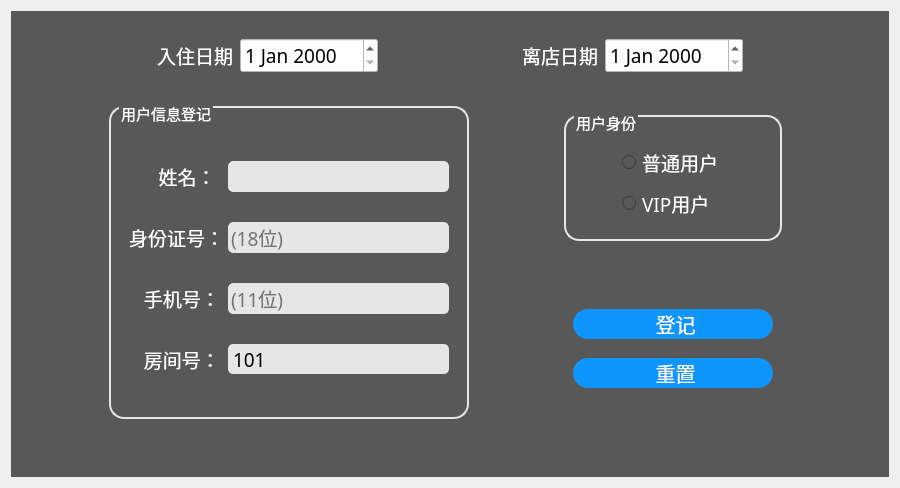
     <widget class="QWidget" name="tab">
      <property name="styleSheet">
       <string notr="true"/>
      </property>
      <attribute name="title">
       <string>登记入住</string>
      </attribute>
      <layout class="QHBoxLayout" name="horizontalLayout_16" stretch="0">
       <item>
        <widget class="QWidget" name="widget_15" native="true">
         <property name="styleSheet">
          <string notr="true">QWidget
{	
	background-color: rgb(88, 88, 88);
	color:white
}

QLineEdit
{
	border: 1px solid rgb(230,230,230);
	border-radius: 5px;
	background: rgb(230,230,230);
	selection-background-color: darkgray;
	color:black;
}

QDateEdit
{
	color:black;
	background-color:white
}

QComboBox
{
	color:black;
	background-color:white
}

QGroupBox
{
	border: 2px solid rgb(230,230,230);
	border-radius: 15px;
}

QGroupBox:title {
    subcontrol-origin: margin;
    left:10px;
	top:-4px;
}




</string>
         </property>
         <layout class="QVBoxLayout" name="verticalLayout_8" stretch="1,5,0">
          <item>
           <widget class="QWidget" name="widget_7" native="true">
            <layout class="QHBoxLayout" name="horizontalLayout_7" stretch="1,2,1,2,1">
             <item>
              <spacer name="horizontalSpacer_5">
               <property name="orientation">
                <enum>Qt::Horizontal</enum>
               </property>
               <property name="sizeType">
                <enum>QSizePolicy::Preferred</enum>
               </property>
               <property name="sizeHint" stdset="0">
                <size>
                 <width>120</width>
                 <height>20</height>
                </size>
               </property>
              </spacer>
             </item>
             <item>
              <widget class="QWidget" name="widget_5" native="true">
               <layout class="QHBoxLayout" name="horizontalLayout_5" stretch="0,0">
                <item>
                 <widget class="QLabel" name="label_7">
                  <property name="font">
                   <font>
                    <family>微软雅黑</family>
                    <pointsize>14</pointsize>
                   </font>
                  </property>
                  <property name="text">
                   <string>入住日期</string>
                  </property>
                 </widget>
                </item>
                <item>
                 <widget class="QDateEdit" name="dateEditOccupancy">
                  <property name="enabled">
                   <bool>false</bool>
                  </property>
                  <property name="font">
                   <font>
                    <family>微软雅黑</family>
                    <pointsize>14</pointsize>
                   </font>
                  </property>
                  <property name="styleSheet">
                   <string notr="true">/*日历*/
QCalendarWidget QHeaderView {
    qproperty-minimumSectionSize:0;
}
QCalendarWidget QMenu{
    background-color: rgb(81,81,81);
}
#qt_calendar_calendarview {
    background-color: rgba(255,255,255,1);
    font: 16px;
}
#qt_calendar_monthbutton {
    background-color: rgba(51,51,51,1);
}
#qt_calendar_yearbutton {
    background-color: rgba(51,51,51,1);
}
#qt_calendar_yearedit{
	background-color: rgba(51,51,51,1);
}

#qt_calendar_navigationbar {
    background-color: rgba(51,51,51,1);
}
QToolButton#qt_calendar_prevmonth {
    background-color: rgba(51,51,51,1);
    border: none;
}
QToolButton#qt_calendar_nextmonth {
    background-color: rgba(51,51,51,1);
    border: none;
}
QCalendarWidget QAbstractItemView {
    /*color: gray;*/
}</string>
                  </property>
                 </widget>
                </item>
               </layout>
              </widget>
             </item>
             <item>
              <spacer name="horizontalSpacer">
               <property name="orientation">
                <enum>Qt::Horizontal</enum>
               </property>
               <property name="sizeType">
                <enum>QSizePolicy::Preferred</enum>
               </property>
               <property name="sizeHint" stdset="0">
                <size>
                 <width>120</width>
                 <height>20</height>
                </size>
               </property>
              </spacer>
             </item>
             <item>
              <widget class="QWidget" name="widget_6" native="true">
               <layout class="QHBoxLayout" name="horizontalLayout_6">
                <item>
                 <widget class="QLabel" name="label_2">
                  <property name="font">
                   <font>
                    <family>微软雅黑</family>
                    <pointsize>14</pointsize>
                   </font>
                  </property>
                  <property name="text">
                   <string>离店日期</string>
                  </property>
                 </widget>
                </item>
                <item>
                 <widget class="QDateEdit" name="dateEditLeave">
                  <property name="font">
                   <font>
                    <family>微软雅黑</family>
                    <pointsize>14</pointsize>
                   </font>
                  </property>
                  <property name="styleSheet">
                   <string notr="true">QCalendarWidget QTableView 
{
	font: 10pt &quot;微软雅黑&quot;;
	color:black;
    alternate-background-color: rgb(200,200,200);	
	background-color: rgb(255,255,255); 
}

QToolButton#qt_calendar_monthbutton,#qt_calendar_yearbutton
{
	background-color: rgb(51,51,51); 
	color: rgb(255,255,255); 
	font: 10pt &quot;微软雅黑&quot;;
}


QSpinBox
{
	background-color: rgb(51,51,51); 
	color: rgb(255,255,255); 
	font: 10pt &quot;微软雅黑&quot;;
	border:0px;
}

QCalendarWidget QWidget#qt_calendar_navigationbar
{
	background-color: rgb(51,51,51); 
}

QToolButton
{
	background-color: rgb(51,51,51); 
}

QCalendarWidget QAbstractItemView:disabled { color: rgb(120,120,120); }</string>
                  </property>
                 </widget>
                </item>
               </layout>
              </widget>
             </item>
             <item>
              <spacer name="horizontalSpacer_6">
               <property name="orientation">
                <enum>Qt::Horizontal</enum>
               </property>
               <property name="sizeType">
                <enum>QSizePolicy::Preferred</enum>
               </property>
               <property name="sizeHint" stdset="0">
                <size>
                 <width>120</width>
                 <height>20</height>
                </size>
               </property>
              </spacer>
             </item>
            </layout>
           </widget>
          </item>
          <item>
           <widget class="QWidget" name="widget_8" native="true">
            <layout class="QHBoxLayout" name="horizontalLayout_8" stretch="1,4,0,0,1">
             <item>
              <spacer name="horizontalSpacer_3">
               <property name="orientation">
                <enum>Qt::Horizontal</enum>
               </property>
               <property name="sizeType">
                <enum>QSizePolicy::Fixed</enum>
               </property>
               <property name="sizeHint" stdset="0">
                <size>
                 <width>80</width>
                 <height>20</height>
                </size>
               </property>
              </spacer>
             </item>
             <item>
              <widget class="QGroupBox" name="groupBox">
               <property name="font">
                <font>
                 <family>微软雅黑</family>
                 <pointsize>11</pointsize>
                </font>
               </property>
               <property name="styleSheet">
                <string notr="true"/>
               </property>
               <property name="title">
                <string>用户信息登记</string>
               </property>
               <layout class="QVBoxLayout" name="verticalLayout_2">
                <property name="topMargin">
                 <number>20</number>
                </property>
                <item>
                 <widget class="QWidget" name="widget" native="true">
                  <layout class="QGridLayout" name="gridLayout">
                   <item row="0" column="0">
                    <widget class="QLabel" name="label_3">
                     <property name="maximumSize">
                      <size>
                       <width>93</width>
                       <height>16777215</height>
                      </size>
                     </property>
                     <property name="font">
                      <font>
                       <family>微软雅黑</family>
                       <pointsize>14</pointsize>
                      </font>
                     </property>
                     <property name="text">
                      <string>      姓名：</string>
                     </property>
                    </widget>
                   </item>
                   <item row="0" column="1">
                    <widget class="QLineEdit" name="lineEditName">
                     <property name="minimumSize">
                      <size>
                       <width>0</width>
                       <height>30</height>
                      </size>
                     </property>
                     <property name="maximumSize">
                      <size>
                       <width>250</width>
                       <height>16777215</height>
                      </size>
                     </property>
                     <property name="font">
                      <font>
                       <family>微软雅黑</family>
                       <pointsize>14</pointsize>
                      </font>
                     </property>
                    </widget>
                   </item>
                   <item row="1" column="0">
                    <widget class="QLabel" name="label_4">
                     <property name="maximumSize">
                      <size>
                       <width>93</width>
                       <height>16777215</height>
                      </size>
                     </property>
                     <property name="font">
                      <font>
                       <family>微软雅黑</family>
                       <pointsize>14</pointsize>
                      </font>
                     </property>
                     <property name="text">
                      <string>身份证号：</string>
                     </property>
                    </widget>
                   </item>
                   <item row="1" column="1">
                    <widget class="QLineEdit" name="lineEditIdCard">
                     <property name="minimumSize">
                      <size>
                       <width>0</width>
                       <height>30</height>
                      </size>
                     </property>
                     <property name="maximumSize">
                      <size>
                       <width>250</width>
                       <height>16777215</height>
                      </size>
                     </property>
                     <property name="font">
                      <font>
                       <family>微软雅黑</family>
                       <pointsize>14</pointsize>
                      </font>
                     </property>
                     <property name="text">
                      <string/>
                     </property>
                     <property name="placeholderText">
                      <string>(18位)</string>
                     </property>
                    </widget>
                   </item>
                   <item row="2" column="0">
                    <widget class="QLabel" name="label_5">
                     <property name="maximumSize">
                      <size>
                       <width>93</width>
                       <height>16777215</height>
                      </size>
                     </property>
                     <property name="font">
                      <font>
                       <family>微软雅黑</family>
                       <pointsize>14</pointsize>
                      </font>
                     </property>
                     <property name="text">
                      <string>   手机号：</string>
                     </property>
                    </widget>
                   </item>
                   <item row="2" column="1">
                    <widget class="QLineEdit" name="lineEditPhoneNumber">
                     <property name="minimumSize">
                      <size>
                       <width>0</width>
                       <height>30</height>
                      </size>
                     </property>
                     <property name="maximumSize">
                      <size>
                       <width>250</width>
                       <height>16777215</height>
                      </size>
                     </property>
                     <property name="font">
                      <font>
                       <family>微软雅黑</family>
                       <pointsize>14</pointsize>
                      </font>
                     </property>
                     <property name="placeholderText">
                      <string>(11位)</string>
                     </property>
                    </widget>
                   </item>
                   <item row="3" column="0">
                    <widget class="QLabel" name="label_6">
                     <property name="maximumSize">
                      <size>
                       <width>93</width>
                       <height>16777215</height>
                      </size>
                     </property>
                     <property name="font">
                      <font>
                       <family>微软雅黑</family>
                       <pointsize>14</pointsize>
                      </font>
                     </property>
                     <property name="text">
                      <string>   房间号：</string>
                     </property>
                    </widget>
                   </item>
                   <item row="3" column="1">
                    <widget class="QComboBox" name="comboBoxRoomNumber">
                     <property name="sizePolicy">
                      <sizepolicy hsizetype="Expanding" vsizetype="Fixed">
                       <horstretch>0</horstretch>
                       <verstretch>0</verstretch>
                      </sizepolicy>
                     </property>
                     <property name="minimumSize">
                      <size>
                       <width>0</width>
                       <height>30</height>
                      </size>
                     </property>
                     <property name="maximumSize">
                      <size>
                       <width>250</width>
                       <height>16777215</height>
                      </size>
                     </property>
                     <property name="font">
                      <font>
                       <family>微软雅黑</family>
                       <pointsize>14</pointsize>
                      </font>
                     </property>
                     <property name="styleSheet">
                      <string notr="true">
QComboBox
{
	border-radius:5px;
	background-color:rgba(230,230,230);
    color:rgb(0, 0, 0);
    border:0px ;

}

/*点击combox的样式*/
QComboBox:on
{
	border-radius:5px;
	background-color:gray;
    color:rgb(0, 0, 0);
}
/*下拉框的样式*/
QComboBox QAbstractItemView 
{
    outline: 0px solid gray;  /*取消选中虚线*/
    color: rgb(255,255,255);
    background-color: rgb(45,45,45);   
    selection-background-color: rgb(90,90,90);   
}

/*选中每一项的字体颜色和背景颜色*/
QComboBox QAbstractItemView::item:selected 
{
    color: rgb(31,163,246);
	background-color: rgb(90,90,90); 
}

 /*下拉箭头的边框*/
QComboBox::drop-down 
{
	border:none;
}
 /*下拉箭头样式*/
QComboBox::down-arrow 
{
    right:10px;/*控制箭头左右偏移*/

    width: 18px;  
    height: 18px; 
    image: url(:/image/down.png);
}
</string>
                     </property>
                     <item>
                      <property name="text">
                       <string>101</string>
                      </property>
                     </item>
                     <item>
                      <property name="text">
                       <string>102</string>
                      </property>
                     </item>
                     <item>
                      <property name="text">
                       <string>103</string>
                      </property>
                     </item>
                     <item>
                      <property name="text">
                       <string>104</string>
                      </property>
                     </item>
                     <item>
                      <property name="text">
                       <string>105</string>
                      </property>
                     </item>
                     <item>
                      <property name="text">
                       <string>106</string>
                      </property>
                     </item>
                     <item>
                      <property name="text">
                       <string>201</string>
                      </property>
                     </item>
                     <item>
                      <property name="text">
                       <string>202</string>
                      </property>
                     </item>
                     <item>
                      <property name="text">
                       <string>203</string>
                      </property>
                     </item>
                     <item>
                      <property name="text">
                       <string>204</string>
                      </property>
                     </item>
                     <item>
                      <property name="text">
                       <string>205</string>
                      </property>
                     </item>
                     <item>
                      <property name="text">
                       <string>206</string>
                      </property>
                     </item>
                     <item>
                      <property name="text">
                       <string>301</string>
                      </property>
                     </item>
                     <item>
                      <property name="text">
                       <string>302</string>
                      </property>
                     </item>
                     <item>
                      <property name="text">
                       <string>303</string>
                      </property>
                     </item>
                     <item>
                      <property name="text">
                       <string>304</string>
                      </property>
                     </item>
                     <item>
                      <property name="text">
                       <string>305</string>
                      </property>
                     </item>
                     <item>
                      <property name="text">
                       <string>306</string>
                      </property>
                     </item>
                     <item>
                      <property name="text">
                       <string>401</string>
                      </property>
                     </item>
                     <item>
                      <property name="text">
                       <string>402</string>
                      </property>
                     </item>
                     <item>
                      <property name="text">
                       <string>403</string>
                      </property>
                     </item>
                     <item>
                      <property name="text">
                       <string>404</string>
                      </property>
                     </item>
                     <item>
                      <property name="text">
                       <string>405</string>
                      </property>
                     </item>
                     <item>
                      <property name="text">
                       <string>406</string>
                      </property>
                     </item>
                    </widget>
                   </item>
                  </layout>
                 </widget>
                </item>
               </layout>
              </widget>
             </item>
             <item>
              <spacer name="horizontalSpacer_2">
               <property name="orientation">
                <enum>Qt::Horizontal</enum>
               </property>
               <property name="sizeType">
                <enum>QSizePolicy::Fixed</enum>
               </property>
               <property name="sizeHint" stdset="0">
                <size>
                 <width>80</width>
                 <height>20</height>
                </size>
               </property>
              </spacer>
             </item>
             <item>
              <widget class="QWidget" name="widget_19" native="true">
               <layout class="QVBoxLayout" name="verticalLayout_9">
                <item>
                 <widget class="QGroupBox" name="groupBox_2">
                  <property name="font">
                   <font>
                    <family>微软雅黑</family>
                    <pointsize>11</pointsize>
                   </font>
                  </property>
                  <property name="title">
                   <string>用户身份</string>
                  </property>
                  <layout class="QVBoxLayout" name="verticalLayout_3" stretch="0,0">
                   <item>
                    <spacer name="verticalSpacer_5">
                     <property name="orientation">
                      <enum>Qt::Vertical</enum>
                     </property>
                     <property name="sizeType">
                      <enum>QSizePolicy::Fixed</enum>
                     </property>
                     <property name="sizeHint" stdset="0">
                      <size>
                       <width>20</width>
                       <height>10</height>
                      </size>
                     </property>
                    </spacer>
                   </item>
                   <item alignment="Qt::AlignHCenter">
                    <widget class="QWidget" name="widget_10" native="true">
                     <property name="minimumSize">
                      <size>
                       <width>0</width>
                       <height>50</height>
                      </size>
                     </property>
                     <layout class="QVBoxLayout" name="verticalLayout_6">
                      <item>
                       <widget class="QRadioButton" name="radioButtonNormal">
                        <property name="sizePolicy">
                         <sizepolicy hsizetype="Minimum" vsizetype="Preferred">
                          <horstretch>0</horstretch>
                          <verstretch>0</verstretch>
                         </sizepolicy>
                        </property>
                        <property name="font">
                         <font>
                          <family>微软雅黑</family>
                          <pointsize>14</pointsize>
                         </font>
                        </property>
                        <property name="text">
                         <string>普通用户</string>
                        </property>
                       </widget>
                      </item>
                      <item>
                       <widget class="QRadioButton" name="radioButtonVIP">
                        <property name="sizePolicy">
                         <sizepolicy hsizetype="Minimum" vsizetype="Preferred">
                          <horstretch>0</horstretch>
                          <verstretch>0</verstretch>
                         </sizepolicy>
                        </property>
                        <property name="font">
                         <font>
                          <family>微软雅黑</family>
                          <pointsize>14</pointsize>
                         </font>
                        </property>
                        <property name="text">
                         <string>VIP用户</string>
                        </property>
                       </widget>
                      </item>
                     </layout>
                    </widget>
                   </item>
                  </layout>
                 </widget>
                </item>
                <item>
                 <spacer name="verticalSpacer_2">
                  <property name="orientation">
                   <enum>Qt::Vertical</enum>
                  </property>
                  <property name="sizeType">
                   <enum>QSizePolicy::Fixed</enum>
                  </property>
                  <property name="sizeHint" stdset="0">
                   <size>
                    <width>20</width>
                    <height>40</height>
                   </size>
                  </property>
                 </spacer>
                </item>
                <item>
                 <widget class="QWidget" name="widget_9" native="true">
                  <property name="minimumSize">
                   <size>
                    <width>0</width>
                    <height>123</height>
                   </size>
                  </property>
                  <layout class="QVBoxLayout" name="verticalLayout_5">
                   <item>
                    <widget class="QPushButton" name="pushButtonRegister">
                     <property name="sizePolicy">
                      <sizepolicy hsizetype="Preferred" vsizetype="Fixed">
                       <horstretch>0</horstretch>
                       <verstretch>0</verstretch>
                      </sizepolicy>
                     </property>
                     <property name="minimumSize">
                      <size>
                       <width>200</width>
                       <height>0</height>
                      </size>
                     </property>
                     <property name="maximumSize">
                      <size>
                       <width>150</width>
                       <height>16777215</height>
                      </size>
                     </property>
                     <property name="font">
                      <font>
                       <family>Microsoft Yahei</family>
                       <pointsize>-1</pointsize>
                       <weight>50</weight>
                       <italic>false</italic>
                       <bold>false</bold>
                      </font>
                     </property>
                     <property name="layoutDirection">
                      <enum>Qt::LeftToRight</enum>
                     </property>
                     <property name="autoFillBackground">
                      <bool>false</bool>
                     </property>
                     <property name="styleSheet">
                      <string notr="true">QPushButton
{
    font-family:Microsoft Yahei;
    font:20px;
    color:white;
    background-color:rgb(14 , 150 , 254);
    border-radius:15px;
    height:30px;
    width:30px;
}

QPushButton:hover
{
    background-color:rgb(44 , 137 , 255);
}

QPushButton:pressed
{
    background-color:rgb(14 , 135 , 228);
    padding-left:3px;
    padding-top:3px;
}
</string>
                     </property>
                     <property name="text">
                      <string> 登记</string>
                     </property>
                    </widget>
                   </item>
                   <item>
                    <widget class="QPushButton" name="pushButtonClean">
                     <property name="sizePolicy">
                      <sizepolicy hsizetype="Minimum" vsizetype="Fixed">
                       <horstretch>0</horstretch>
                       <verstretch>0</verstretch>
                      </sizepolicy>
                     </property>
                     <property name="minimumSize">
                      <size>
                       <width>200</width>
                       <height>0</height>
                      </size>
                     </property>
                     <property name="maximumSize">
                      <size>
                       <width>150</width>
                       <height>16777215</height>
                      </size>
                     </property>
                     <property name="font">
                      <font>
                       <family>Microsoft Yahei</family>
                       <pointsize>-1</pointsize>
                       <weight>50</weight>
                       <italic>false</italic>
                       <bold>false</bold>
                      </font>
                     </property>
                     <property name="styleSheet">
                      <string notr="true">QPushButton
{
    font-family:Microsoft Yahei;
    font:20px;
    color:white;
    background-color:rgb(14 , 150 , 254);
    border-radius:15px;
    height:30px;
    width:30px;
}

QPushButton:hover
{
    background-color:rgb(44 , 137 , 255);
}

QPushButton:pressed
{
    background-color:rgb(14 , 135 , 228);
    padding-left:3px;
    padding-top:3px;
}
</string>
                     </property>
                     <property name="text">
                      <string> 重置</string>
                     </property>
                    </widget>
                   </item>
                  </layout>
                 </widget>
                </item>
               </layout>
              </widget>
             </item>
             <item>
              <spacer name="horizontalSpacer_4">
               <property name="orientation">
                <enum>Qt::Horizontal</enum>
               </property>
               <property name="sizeType">
                <enum>QSizePolicy::Fixed</enum>
               </property>
               <property name="sizeHint" stdset="0">
                <size>
                 <width>80</width>
                 <height>20</height>
                </size>
               </property>
              </spacer>
             </item>
            </layout>
           </widget>
          </item>
          <item>
           <spacer name="verticalSpacer">
            <property name="orientation">
             <enum>Qt::Vertical</enum>
            </property>
            <property name="sizeHint" stdset="0">
             <size>
              <width>20</width>
              <height>40</height>
             </size>
            </property>
           </spacer>
          </item>
         </layout>
        </widget>
       </item>
      </layout>
     </widget>
